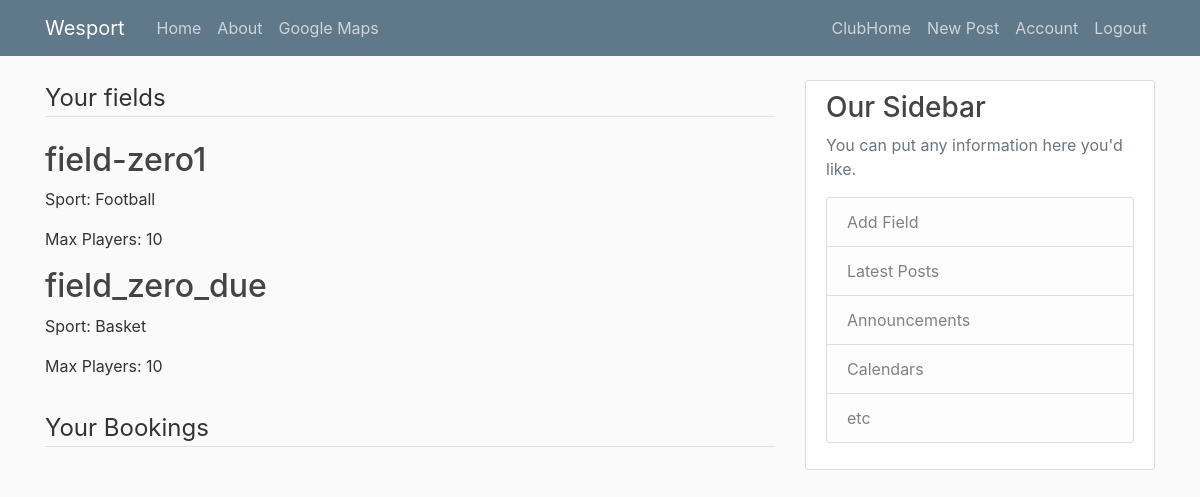
The app's page /club_home (signed in) with its own data.
### wesport/models.py (models this page shows, shortened)
class Field(db.Model):
    id = db.Column(db.Integer, primary_key=True)
    field_name = db.Column(db.String(20), unique=False, nullable=False)
    sport = db.Column(db.String(20), unique=False, nullable=False)
    max_people = db.Column(db.Integer, unique=False, nullable=True)
    club_id = db.Column(db.Integer, db.ForeignKey('club.id'), nullable=False)
    booking = db.relationship('Booking', backref='field', lazy=True)

### wesport/club/routes.py (the view)
@club.route("/club_home")
def club_home():
    if current_user.is_authenticated:
        if current_user.urole == 'Player':
            return redirect(url_for('player.player_home'))
    club = Club.query.filter_by(user_id=current_user.id).first()
    fields = Field.query.filter_by(club_id=club.id)
    bookings = Booking.query.join(Field, Booking.field_id==Field.id).join(User, Booking.booker_id == User.id).join(Player, User.id == Player.user_id)\
        .add_columns(Booking.id, Booking.date, Booking.startTime, Booking.endTime, Field.club_id, Field.field_name, Player.name)\
        .filter(Field.club_id == club.id)\
        .filter(Booking.date > datetime.now()).all()
    return render_template('club_home.html', fields=fields, bookings=bookings)

### wesport/models.py (called while the page is built)
@login_manager.user_loader
def load_user(user_id):
    return User.query.get(int(user_id))

### wesport/templates/club_home.html (shortened to what this page needs)
{% extends "layout.html" %}
{% block content %}
    <fieldset class="form-group">
        <legend class="border-bottom mb-4">Your fields</legend>
        {% for field in fields %}
            <div>
                <h2><a class="article-title" href="#">{{ field.field_name }}</a></h2>
                <p class="article-content">Sport: {{ field.sport }}</p>
                <p class="article-content">Max Players: {{ field.max_people }}</p>
            </div>
        {% endfor %}
    </fieldset>
    <fieldset class="form-group">
        <legend class="border-bottom mb-4">Your Bookings</legend>
    </fieldset>
{% endblock content %}

### wesport/static/main.css (style rules this page uses)
body { background: #fafafa; color: #333333; margin-top: 5rem; }
h1, h2, h3, h4, h5, h6 { color: #444444; }
.article-title { color: #444444; }
.article-content { white-space: pre-line; }

### wesport/templates/layout.html (style rules this page uses)
html, body { height: 100%; margin: 0; padding: 0; }

### records on screen
Field: field_name "field-zero1", sport "Football", max_people "10"
Field: field_name "field_zero_due", sport "Basket", max_people "10"
